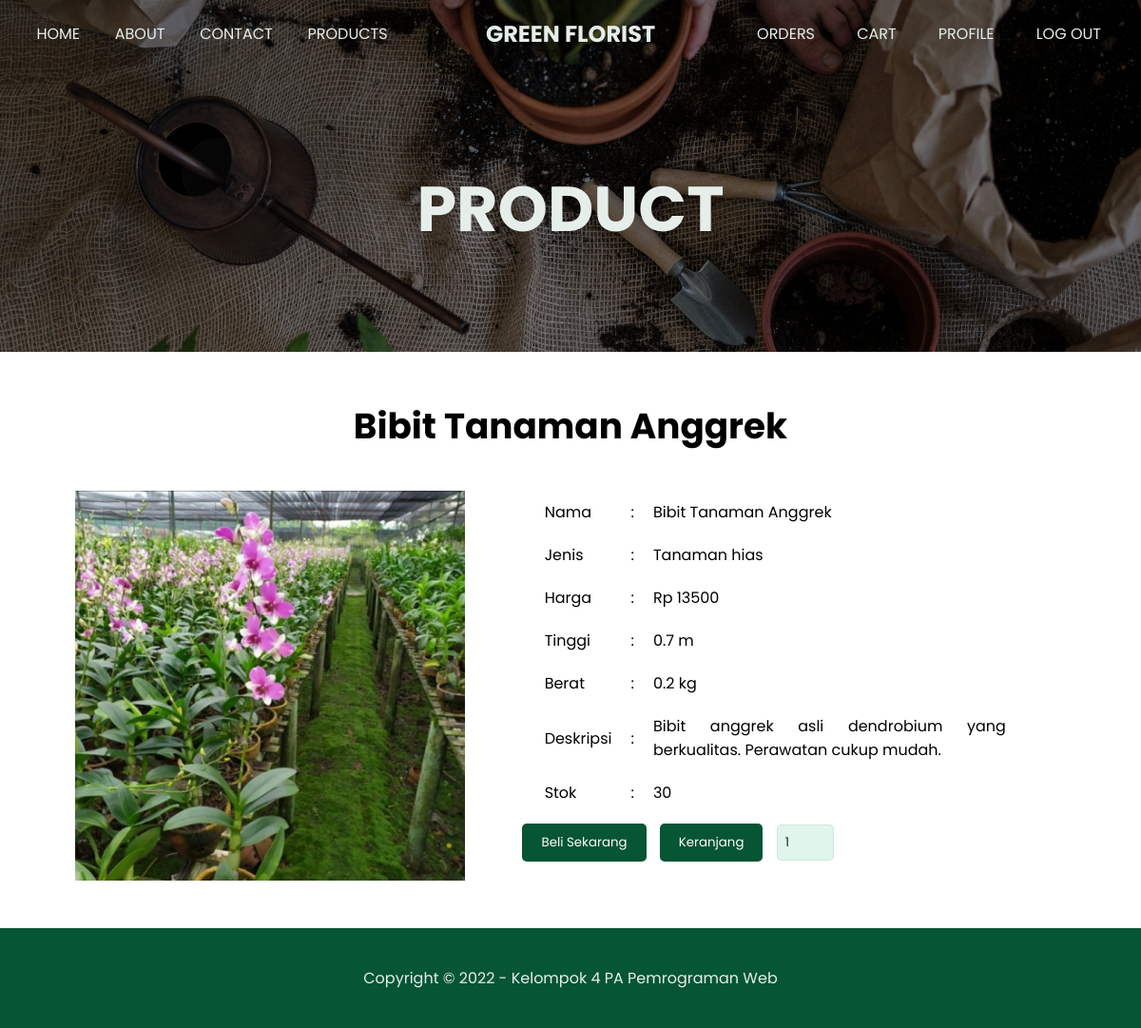
The page /product.php?id=4 (signed in) on the database its author committed.
### tables this page shows
CREATE TABLE `produk` (
  `id` int(11) NOT NULL,
  `tanggal_rilis` date NOT NULL,
  `nama` varchar(100) NOT NULL,
  `jenis` varchar(50) NOT NULL,
  `harga` int(11) NOT NULL,
  `stok` int(11) NOT NULL,
  `tinggi` float NOT NULL,
  `berat` float NOT NULL,
  `deskripsi` varchar(100) NOT NULL,
  `gambar` varchar(100) DEFAULT NULL
);

CREATE TABLE `keranjang_user` (
  `waktu` datetime NOT NULL,
  `username` varchar(50) NOT NULL,
  `id_produk` int(11) NOT NULL,
  `jumlah` int(11) NOT NULL,
  `selected` int(1) DEFAULT NULL
);

### product.php (the view, shortened to what this page needs)
<?php
require "config.php";
$id = $_GET["id"];
$username = $_SESSION["username"];
$result = $db->query(
  "SELECT *
  FROM produk
  WHERE id=$id"
);
$product = mysqli_fetch_array($result);
?>
<!DOCTYPE html>
<html lang="en">
<head>
  <link rel="stylesheet" href="css/style.css?v=<?= time(); ?>">
  <link rel="stylesheet" href="css/product.css?v=<?= time(); ?>">
</head>
<body>
  <div class="page-wrapper user admin product">
    <header class="img" style="background-image: url('img/header-product.jpg');">
      <?php include "nav.php"; ?>
      <div class="banner mini center">
        <h1> PRODUCT </h1>
      </div>
    </header>
    <div class="main-content">
      <section class="wrapper center">
        <h1> <?= $product["nama"]; ?> </h1>
        <div class="product-container flex">
          <div style="background-image: url('img/products/<?= $product["gambar"]; ?>');" class="img"></div>
          <div class="description center">
            <table cellspacing="0">
              <tr>
                <td> Nama </td>
                <td> <center>:</center></td>
                <td> <?= $product["nama"] ?> </td>
              </tr>
              <tr>
                <td> Jenis </td>
                <td> <center>:</center></td>
                <td> <?= ucfirst($product["jenis"]) ?> </td>
              </tr>
              <tr>
                <td> Harga </td>
                <td> <center>:</center></td>
                <td> Rp <?= $product["harga"] ?> </td>
              </tr>
              <tr>
                <td> Tinggi </td>
                <td> <center>:</center></td>
                <td> <?= $product["tinggi"] ?> m </td>
              </tr>
              <tr>
                <td> Berat </td>
                <td> <center>:</center></td>
                <td> <?= $product["berat"] ?> kg </td>
              </tr>
              <tr>
                <td> Deskripsi </td>
                <td> <center>:</center></td>
                <td> <?= $product["deskripsi"] ?> </td>
              </tr>
              <tr>
                <td> Stok </td>
                <td> <center>:</center></td>
                <td> <?= $product["stok"] ?> </td>
              </tr>
            </table>
            <?php if ($_SESSION["login"] != "admin") { ?>
              <div class="btn-container flex">
                <form action="" method="POST">
                  <button class="btn-block object" name="beli"> Beli Sekarang </button>
                  <button type="submit" class="btn-block object" name="keranjang"> Keranjang </button>
                  <?php
                  $id = $product["id"];
                  $jumlah = $db->query(
                    "SELECT jumlah FROM keranjang_user
                    WHERE id_produk=$id AND username='$username'"
                  );
                  $jumlah = mysqli_fetch_array($jumlah);
                  ?>
                  <input type="number" name="jumlah" class="form-input jumlah object" value="<?= isset($jumlah["jumlah"]) ? $jumlah["jumlah"] : 1 ?>" onkeyup="updateJumlahBarang(this)" min="1" max="<?= $product["stok"]; ?>">
                </form>
              </div>
            <?php } ?>
          </div>
        </div>
      </section>
    </div>
    <?php include "footer.php"; ?>
  </div>
</body>
</html>

### css/style.css (style rules this page uses)
:root { --color1: #065535; --color1-light: #98baac; --color1-dark: #0b3020; --color2: #064D55; --color2-light: #cddbdd; --color2-dark: #04353b; --white-font: #e6eeea; --font: 'Poppins', sans-serif; }
* { margin: 0; padding: 0; font-family: var(--font); }
body, .page-wrapper { background-color: var(--color1); }
.page-wrapper { background-color: white; }
.wrapper { width: 100%; height: 100%; display: flex; padding: 40px; box-sizing: border-box; }
.flex { display: flex; }
.center { display: flex; flex-direction: column; align-items: center; justify-content: center; text-align: center; }
.img { background-position: center; background-size: cover; background-repeat: no-repeat; }
section { display: flex; flex-direction: column; }
table td { text-align: justify; }
header a, header h1, header p { color: var(--white-font); }
header { box-shadow: inset 0 0 0 350px #00000069; }
.banner { color: var(--white-font); }
.banner h1 { font-size: 50pt; }
.banner.mini { flex-direction: column; height: 300px; }
.btn-block { padding: 10px 20px; border: none; background-color: var(--color1); color: white; border-radius: 5px; }
.form-input { padding: 8px; box-sizing: border-box; background-color: #e0f6ed; color: var(--color1-dark); outline: none; border-radius: 5px; border: none; border: 1px solid #c4dbd09c; font-family: var(--font); }
.jumlah { width: 50px; }

### css/product.css (style rules this page uses)
.product section { padding: 50px 10px; }
.product .product-container { width: 90%; height: 450px; padding: 40px 0 0 0; justify-content: center; align-items: center; box-sizing: border-box; }
.product .main-content h1 { font-size: 28pt; }
.product .main-content .img { width: 300px; height: 100%; flex: 1.3; margin: 10px; }
.product .description { flex: 2; height: 100%; }
.product table td { padding: 10px; }
.product table { flex: 4; width: 80%; }
.product .btn-container { flex: 1; width: 100%; margin-left: 100px; }
.product .jumlah { width: 60px; }
.product .btn-container button { margin: 10px 10px 0 0 ; flex: 1; }

### rows shown on the page
produk: nama "Bibit Tanaman Anggrek", gambar (picture), jenis "Tanaman hias", harga "13500", tinggi "0.7", berat "0.2", deskripsi "Bibit anggrek asli dendrobium yang berkualitas. Perawatan cukup mudah.", stok "30"
keranjang_user: jumlah "1"
